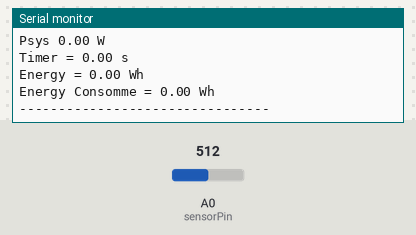
A sketch run on a simulated Arduino Uno, built with avr-gcc and run on an emulated ATmega328P. Parts: the last lines printed to the serial monitor. The inputs (shaded band) are chosen by the test bench; at power-on: A0 (sensorPin) = 512.

Above: at 1.2 s.
1.3 s: A0 (sensorPin) set to 716
At 2.0 s:
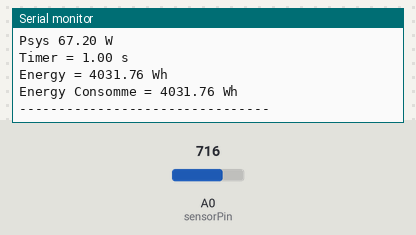
2.8 s: A0 (sensorPin) set to 900
At 3.4 s:
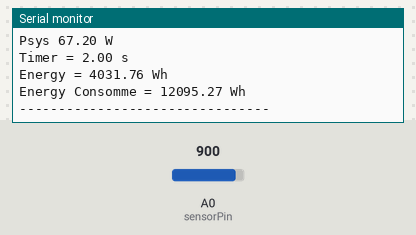
Timing chart, 0 to 5.8 s (numbered marks = the images above; inputs shaded):
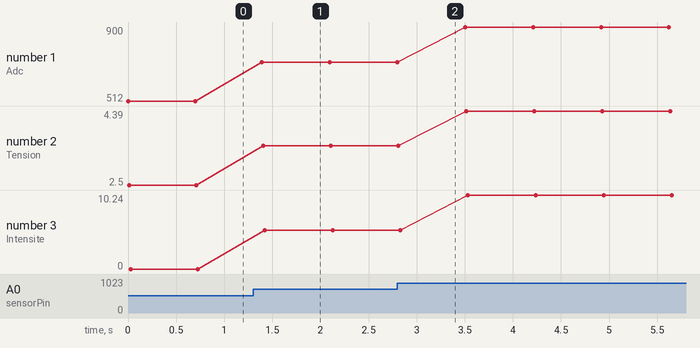

Measured:
- after the input at 1.3 s, the serial monitor: prints a new line after 0.09 s (image 1)
- plotted number 1: 512 → 716 after the input at 1.3 s, 716 → 900 after the input at 2.8 s
- plotted number 2: 2.5 → 3.5 after the input at 1.3 s, 3.5 → 4.39 after the input at 2.8 s
- plotted number 3: 0 → 5.38 after the input at 1.3 s, 5.38 → 10.24 after the input at 2.8 s

The sketch:

PuissanceTinkerCadSim.ino
```cpp
#include <Wire.h>
int sensorPin = A0;    // select the input pin for the potentiometer
int sensorValue = 0;  // variable to store the value coming from the sensor
float tension;
float intense;
float offset;
float ubat;
float puissance;
float timer;
float energy;
float energycons;
float CalcEmoy;
unsigned long startMillis = 0;
unsigned long previousMillis = 0;
const unsigned long period = 1000;
boolean Running = false;
unsigned long StartTime = 0;
unsigned long StopTime = 0;

void setup() {
  // declare the ledPin as an OUTPUT:
  Serial.begin(9600);
  sensorValue = analogRead(sensorPin);
  tension = sensorValue * 5.0/1024.0;
  offset = (tension - 2.5) / 0.185;
  CalcEmoy = 0;
  startMillis = millis();
}

void loop() {
  // read the value from the sensor:
  sensorValue = analogRead(sensorPin);
  tension = sensorValue * 5.0/1024.0;
  intense = ((tension - 2.5) / 0.185) - offset;
  Serial.println("Adc : " + String(sensorValue));
  Serial.println("Tension : " + String(tension) + " V");
  Serial.println("Intensite : " + String(intense) + " A");
  ubat = 12.48;
  puissance = (ubat * intense);
  Serial.println("Psys " + String(puissance) + " W");
  unsigned long currentTime = millis();// set current time to millis

  if (! Running)
  {
    StartTime = currentTime;// when start event occurs set start time to current time
    Running = true;//and move to (Running)
  }
timer = ((currentTime - StartTime)/1000);
  if (! Running);
  {
    Serial.print("Timer = ");
    Serial.println(String(timer)+ " s");//This is where i get confused. aren't these the same? Both were made equal in first IF and are current Millis?
  }
  energy = (puissance * 60);
  energycons = (CalcEmoy + energy);
  CalcEmoy = energycons;
  Serial.print("Energy = ");
  Serial.println(String(energy) + " Wh");
  Serial.print("Energy Consomme = ");
  Serial.println(String(energycons) + " Wh");
  Serial.println("--------------------------------");
  delay(600);
}
```
